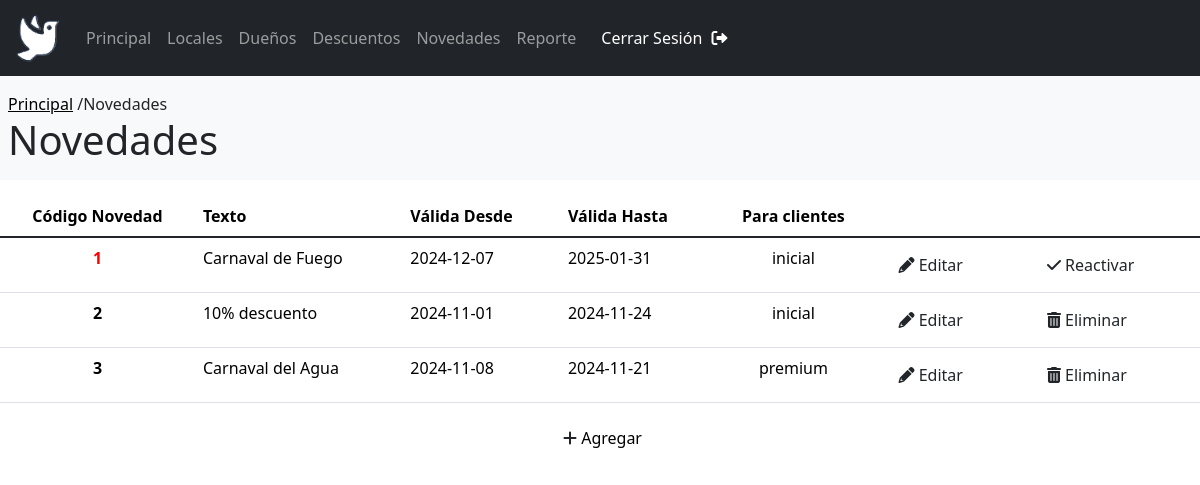
The app's page /PaginaAdmin/NovedadesAdmin.php (signed in) with its own data.
### tables this page shows
CREATE TABLE `novedades` (
  `codigo` int(11) NOT NULL,
  `texto` varchar(200) NOT NULL,
  `fechaDesde` date NOT NULL,
  `fechaHasta` date NOT NULL,
  `tipoCliente` enum('inicial','medium','premium') NOT NULL,
  `estado` tinyint(1) NOT NULL
);

### PaginaAdmin/NovedadesAdmin.php (the view, shortened to what this page needs)
<?php
  include('../BasesDeDatos/UnicaBaseDeDatos.php');
  ?>
<!DOCTYPE html>
<html lang="es">
<head>
    <link rel="stylesheet" href="EstiloParaTablas.css">
    <link rel="stylesheet" href="EstiloParaTitulos.css">
    <link href="https://cdn.jsdelivr.net/npm/bootstrap@5.3.3/dist/css/bootstrap.min.css" rel="stylesheet">
    <link href="https://cdnjs.cloudflare.com/ajax/libs/font-awesome/6.0.0/css/all.min.css" rel="stylesheet">
    <link rel="stylesheet" href="https://cdn.jsdelivr.net/npm/sweetalert2@11/dist/sweetalert2.min.css">
</head>
<body>
    <?php
      include("headerAdmin.php");
    ?>
    <div class="contenedor1">
      <p id="Home"><a id="linkHome" href="PrincipalAdmin.php">Principal</a> /Novedades</p>
      <h1 id="titulo">Novedades</h1>
    </div>
    <div class="conteiner table-responsive">
        <table id="sinMargen" class="table">
          <thead>
            <tr>
              <th scope="col" class="text-center">Código Novedad</th>
              <th scope="col">Texto</th>
              <th scope="col">Válida Desde</th>
              <th scope="col">Válida Hasta</th>
              <th scope="col" class="text-center">Para clientes</th>
              <th scope="col">&nbsp;</th>
              <th scope="col">&nbsp;</th>
            </tr>
          </thead>
          <tbody class="table-group-divider">
            <?php
              $consulta = "SELECT * FROM novedades";
              $resultado = mysqli_query($conn, $consulta);
              while ($fila = mysqli_fetch_assoc($resultado)) {?>
            <tr>
              <th scope="row" class="text-center">
              <?php
              if( $fila['estado'] == false){
                echo "<div style='color: red'>{$fila['codigo']}</div>";
              }else{
                echo $fila['codigo'];
              }
              ?></th>
              <td><?php echo $fila['texto']?></td>
              <td><?php echo $fila['fechaDesde']?></td>
              <td><?php echo $fila['fechaHasta']?></td>
              <td class="text-center"><?php echo $fila['tipoCliente']?></td>
              <td>
                <form action="EditarNovedades.php" method="get">
                  <button id="botonLapiz" class="btn" type="submit" name= "editar" value="<?php echo $fila['codigo'] ?>"> <i class="fas fa-pencil-alt "></i> Editar</button>
                </form>
              </td>
              <?php
              if($fila['estado'] == 1){?>
                <td>
                  <form action="<?php htmlspecialchars($_SERVER["PHP_SELF"])?>" method="get">
                    <button id="botonCesto" class="btn" type="submit" name="eliminar" value="<?php echo $fila['codigo'] ?>"> <i class="fas fa-trash-alt"></i> Eliminar</button>
                  </form>
                </td>
              <?php }else { ?>
              <td>
                <form action="<?php htmlspecialchars($_SERVER["PHP_SELF"])?>" method="get">
                  <button id="botonReactivar" class="btn" type="submit" name="reactivar" value="<?php echo $fila['codigo'] ?>"> <i class="fa-solid fa-check "></i>  Reactivar</button>
                </form>
              </td>
              <?php }?>
            </tr>
            <?php } ?>
          </tbody>
        </table>
        <div class="contenedorBoton">
          <button id="botonPlus" class="btn"><i class="fas fa-plus iconoVerde"></i><a id="link" href="CrearNovedades.php"> Agregar</a></button>
        </div>
    </div>
</body>
</html>

### PaginaAdmin/EstiloParaTablas.css (style rules this page uses)
.conteiner { display: flex; margin:auto; margin-top: 1em; margin-bottom: 2em; align-items: center; justify-content: left; flex-direction: column; }
#link { text-decoration: none; color: black; }
#sinMargen { margin-bottom: 0; }
#botonLapiz { transition: transform 0.5s ease-in; transition: background-color 0.5s ease-in; }
#botonCesto { transition: transform 0.5s ease-in; transition: background-color 0.5s ease-in; }
#botonReactivar { transition: transform 0.5s ease-in; transition: background-color 0.5s ease-in; }
.contenedorBoton { display: flex; margin-top: 1em; margin-bottom: 1em; }
#botonPlus { transition: transform 0.5s ease-in; transition: background-color 0.5s ease-in; }

### PaginaAdmin/EstiloParaTitulos.css (style rules this page uses)
#Home { margin-bottom: 0px; }
#linkHome { text-decoration: underline black; color: black; }
.contenedor1 { padding-top: 1em; padding-bottom: 0.5em; padding-left: 0.5em; background-color: #f8f9fa; }

### PaginaAdmin/headerAdmin.php (style rules this page uses)
i { padding-left: 5px; }

### records on screen
novedades: codigo "1", texto "Carnaval de Fuego", fechaDesde "2024-12-07", fechaHasta "2025-01-31", tipoCliente "inicial"
novedades: codigo "2", texto "10% descuento", fechaDesde "2024-11-01", fechaHasta "2024-11-24", tipoCliente "inicial"
novedades: codigo "3", texto "Carnaval del Agua", fechaDesde "2024-11-08", fechaHasta "2024-11-21", tipoCliente "premium"
